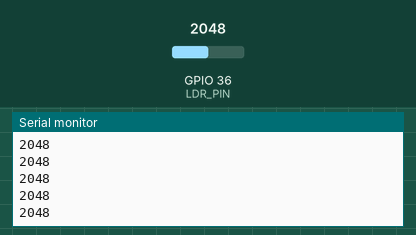
Simulated run of this sketch. Board: ESP32. On the bench: the last lines printed to the serial monitor. The inputs (shaded band) are chosen by the test bench; at power-on: GPIO 36 (LDR_PIN) = 2048 (analog values on the 0–4095 scale).

Above: at 1.2 s.
1.3 s: GPIO 36 (LDR_PIN) set to 2866
At 1.31 s:
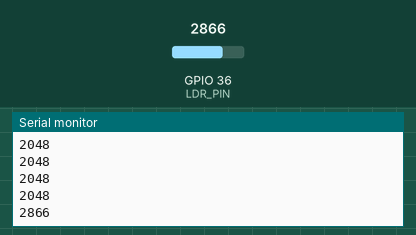
2.8 s: GPIO 36 (LDR_PIN) set to 3603
At 2.81 s:
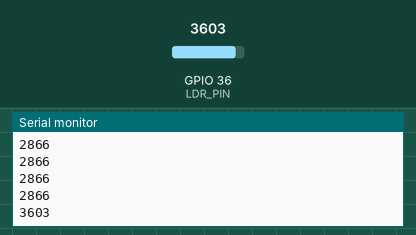
Timing chart, 0 to 5.8 s (numbered marks = the images above; inputs shaded):
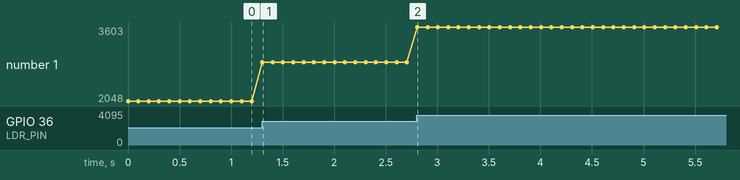

Measured:
- after the input at 1.3 s, the serial monitor: prints a new line at once (image 1)
- after the input at 2.8 s, the serial monitor: prints a new line at once (image 2)
- plotted number 1: 2048 → 2866 after the input at 1.3 s, 2866 → 3603 after the input at 2.8 s

The sketch:

sketch.ino
```cpp
/*
 * Parte 1a — leitura crua simulada do fotoresistor Wokwi.
 *
 * Monitor serial: 115200 baud. Uma leitura ADC de 12 bits por linha,
 * a cada 100 ms. O circuito e o controle de iluminancia estao em
 * diagram.json; a simulacao nao e uma medicao de bancada.
 */

static const int LDR_PIN = 36;
static const unsigned long PERIODO_MS = 100;

void setup() {
  Serial.begin(115200);
  analogReadResolution(12);
  analogSetPinAttenuation(LDR_PIN, ADC_11db);
  Serial.println("adc");
}

void loop() {
  Serial.println(analogRead(LDR_PIN));
  delay(PERIODO_MS);
}
```
